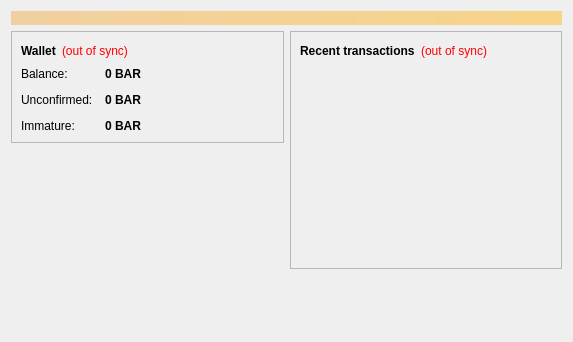
<?xml version="1.0" encoding="UTF-8"?>
<ui version="4.0">
 <class>OverviewPage</class>
 <widget class="QWidget" name="OverviewPage">
  <property name="geometry">
   <rect>
    <x>0</x>
    <y>0</y>
    <width>573</width>
    <height>342</height>
   </rect>
  </property>
  <property name="windowTitle">
   <string>Form</string>
  </property>
  <layout class="QVBoxLayout" name="topLayout">
   <item>
    <widget class="QLabel" name="labelAlerts">
     <property name="visible">
      <bool>false</bool>
     </property>
     <property name="styleSheet">
      <string notr="true">background-color: qlineargradient(x1: 0, y1: 0, x2: 1, y2: 0, stop:0 #F0D0A0, stop:1 #F8D488); color:#000000;</string>
     </property>
     <property name="wordWrap">
      <bool>true</bool>
     </property>
     <property name="margin">
      <number>3</number>
     </property>
    </widget>
   </item>
   <item>
    <layout class="QHBoxLayout" name="horizontalLayout" stretch="1,1">
     <item>
      <layout class="QVBoxLayout" name="verticalLayout_2">
       <item>
        <widget class="QFrame" name="frame">
         <property name="frameShape">
          <enum>QFrame::StyledPanel</enum>
         </property>
         <property name="frameShadow">
          <enum>QFrame::Raised</enum>
         </property>
         <layout class="QVBoxLayout" name="verticalLayout_4">
          <item>
           <layout class="QHBoxLayout" name="horizontalLayout_4">
            <item>
             <widget class="QLabel" name="label_5">
              <property name="font">
               <font>
                <weight>75</weight>
                <bold>true</bold>
               </font>
              </property>
              <property name="text">
               <string>Wallet</string>
              </property>
             </widget>
            </item>
            <item>
             <widget class="QLabel" name="labelWalletStatus">
              <property name="toolTip">
               <string>The displayed information may be out of date. Your wallet automatically synchronizes with the BARIUM network after a connection is established, but this process has not completed yet.</string>
              </property>
              <property name="styleSheet">
               <string notr="true">QLabel { color: red; }</string>
              </property>
              <property name="text">
               <string notr="true">(out of sync)</string>
              </property>
              <property name="alignment">
               <set>Qt::AlignLeading|Qt::AlignLeft|Qt::AlignVCenter</set>
              </property>
             </widget>
            </item>
            <item>
             <spacer name="horizontalSpacer_2">
              <property name="orientation">
               <enum>Qt::Horizontal</enum>
              </property>
              <property name="sizeHint" stdset="0">
               <size>
                <width>40</width>
                <height>20</height>
               </size>
              </property>
             </spacer>
            </item>
           </layout>
          </item>
          <item>
           <layout class="QFormLayout" name="formLayout_2">
            <property name="fieldGrowthPolicy">
             <enum>QFormLayout::AllNonFixedFieldsGrow</enum>
            </property>
            <property name="horizontalSpacing">
             <number>12</number>
            </property>
            <property name="verticalSpacing">
             <number>12</number>
            </property>
            <item row="0" column="0">
             <widget class="QLabel" name="label">
              <property name="text">
               <string>Balance:</string>
              </property>
             </widget>
            </item>
            <item row="0" column="1">
             <widget class="QLabel" name="labelBalance">
              <property name="font">
               <font>
                <weight>75</weight>
                <bold>true</bold>
               </font>
              </property>
              <property name="cursor">
               <cursorShape>IBeamCursor</cursorShape>
              </property>
              <property name="toolTip">
               <string>Your current balance</string>
              </property>
              <property name="text">
               <string notr="true">0 BAR</string>
              </property>
              <property name="textInteractionFlags">
               <set>Qt::LinksAccessibleByMouse|Qt::TextSelectableByKeyboard|Qt::TextSelectableByMouse</set>
              </property>
             </widget>
            </item>
            <item row="1" column="0">
             <widget class="QLabel" name="label_3">
              <property name="text">
               <string>Unconfirmed:</string>
              </property>
             </widget>
            </item>
            <item row="1" column="1">
             <widget class="QLabel" name="labelUnconfirmed">
              <property name="font">
               <font>
                <weight>75</weight>
                <bold>true</bold>
               </font>
              </property>
              <property name="cursor">
               <cursorShape>IBeamCursor</cursorShape>
              </property>
              <property name="toolTip">
               <string>Total of transactions that have yet to be confirmed, and do not yet count toward the current balance</string>
              </property>
              <property name="text">
               <string notr="true">0 BAR</string>
              </property>
              <property name="textInteractionFlags">
               <set>Qt::LinksAccessibleByMouse|Qt::TextSelectableByKeyboard|Qt::TextSelectableByMouse</set>
              </property>
             </widget>
            </item>
            <item row="2" column="0">
             <widget class="QLabel" name="labelImmatureText">
              <property name="text">
               <string>Immature:</string>
              </property>
             </widget>
            </item>
            <item row="2" column="1">
             <widget class="QLabel" name="labelImmature">
              <property name="font">
               <font>
                <weight>75</weight>
                <bold>true</bold>
               </font>
              </property>
              <property name="toolTip">
               <string>Mined balance that has not yet matured</string>
              </property>
              <property name="text">
               <string notr="true">0 BAR</string>
              </property>
              <property name="textInteractionFlags">
               <set>Qt::LinksAccessibleByMouse|Qt::TextSelectableByKeyboard|Qt::TextSelectableByMouse</set>
              </property>
             </widget>
            </item>
           </layout>
          </item>
         </layout>
        </widget>
       </item>
       <item>
        <spacer name="verticalSpacer">
         <property name="orientation">
          <enum>Qt::Vertical</enum>
         </property>
         <property name="sizeHint" stdset="0">
          <size>
           <width>20</width>
           <height>40</height>
          </size>
         </property>
        </spacer>
       </item>
      </layout>
     </item>
     <item>
      <layout class="QVBoxLayout" name="verticalLayout_3">
       <item>
        <widget class="QFrame" name="frame_2">
         <property name="frameShape">
          <enum>QFrame::StyledPanel</enum>
         </property>
         <property name="frameShadow">
          <enum>QFrame::Raised</enum>
         </property>
         <layout class="QVBoxLayout" name="verticalLayout">
          <item>
           <layout class="QHBoxLayout" name="horizontalLayout_2">
            <item>
             <widget class="QLabel" name="label_4">
              <property name="text">
               <string>&lt;b&gt;Recent transactions&lt;/b&gt;</string>
              </property>
             </widget>
            </item>
            <item>
             <widget class="QLabel" name="labelTransactionsStatus">
              <property name="toolTip">
               <string>The displayed information may be out of date. Your wallet automatically synchronizes with the BARIUM network after a connection is established, but this process has not completed yet.</string>
              </property>
              <property name="styleSheet">
               <string notr="true">QLabel { color: red; }</string>
              </property>
              <property name="text">
               <string notr="true">(out of sync)</string>
              </property>
              <property name="alignment">
               <set>Qt::AlignRight|Qt::AlignTrailing|Qt::AlignVCenter</set>
              </property>
             </widget>
            </item>
            <item>
             <spacer name="horizontalSpacer">
              <property name="orientation">
               <enum>Qt::Horizontal</enum>
              </property>
              <property name="sizeHint" stdset="0">
               <size>
                <width>40</width>
                <height>20</height>
               </size>
              </property>
             </spacer>
            </item>
           </layout>
          </item>
          <item>
           <widget class="QListView" name="listTransactions">
            <property name="styleSheet">
             <string notr="true">QListView { background: transparent; }</string>
            </property>
            <property name="frameShape">
             <enum>QFrame::NoFrame</enum>
            </property>
            <property name="verticalScrollBarPolicy">
             <enum>Qt::ScrollBarAlwaysOff</enum>
            </property>
            <property name="horizontalScrollBarPolicy">
             <enum>Qt::ScrollBarAlwaysOff</enum>
            </property>
            <property name="selectionMode">
             <enum>QAbstractItemView::NoSelection</enum>
            </property>
           </widget>
          </item>
         </layout>
        </widget>
       </item>
       <item>
        <spacer name="verticalSpacer_2">
         <property name="orientation">
          <enum>Qt::Vertical</enum>
         </property>
         <property name="sizeHint" stdset="0">
          <size>
           <width>20</width>
           <height>40</height>
          </size>
         </property>
        </spacer>
       </item>
      </layout>
     </item>
    </layout>
   </item>
  </layout>
 </widget>
 <resources/>
 <connections/>
</ui>
